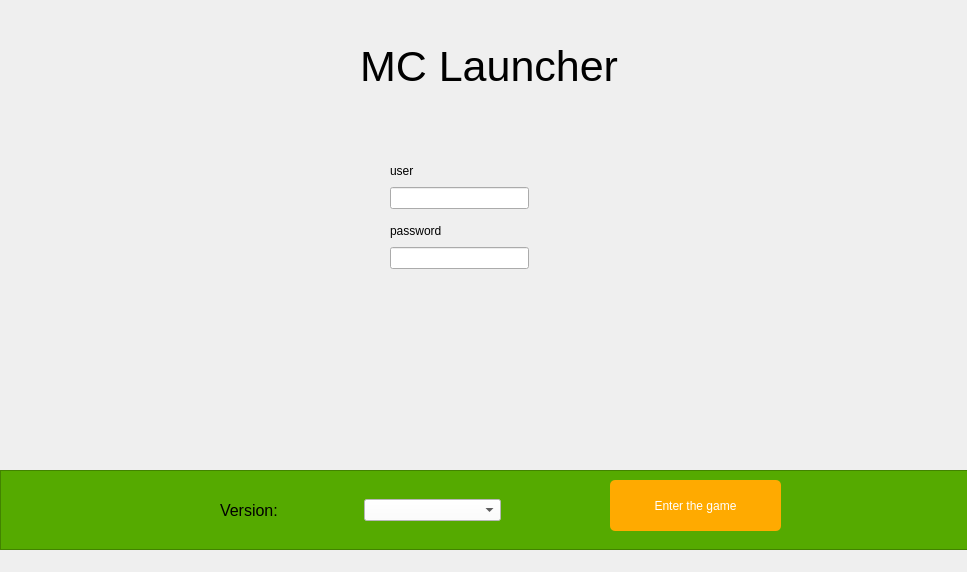
<?xml version="1.0" encoding="UTF-8"?>
<ui version="4.0">
 <class>MainWindow</class>
 <widget class="QMainWindow" name="MainWindow">
  <property name="geometry">
   <rect>
    <x>0</x>
    <y>0</y>
    <width>967</width>
    <height>572</height>
   </rect>
  </property>
  <property name="contextMenuPolicy">
   <enum>Qt::DefaultContextMenu</enum>
  </property>
  <property name="windowTitle">
   <string>MainWindow</string>
  </property>
  <property name="autoFillBackground">
   <bool>false</bool>
  </property>
  <widget class="QWidget" name="centralwidget">
   <widget class="QLabel" name="Titulo">
    <property name="geometry">
     <rect>
      <x>360</x>
      <y>40</y>
      <width>311</width>
      <height>52</height>
     </rect>
    </property>
    <property name="font">
     <font>
      <pointsize>32</pointsize>
     </font>
    </property>
    <property name="text">
     <string>MC Launcher</string>
    </property>
   </widget>
   <widget class="QFrame" name="frame">
    <property name="geometry">
     <rect>
      <x>0</x>
      <y>470</y>
      <width>1241</width>
      <height>80</height>
     </rect>
    </property>
    <property name="autoFillBackground">
     <bool>true</bool>
    </property>
    <property name="styleSheet">
     <string notr="true">background-color: rgb(85, 170, 0);</string>
    </property>
    <property name="frameShape">
     <enum>QFrame::StyledPanel</enum>
    </property>
    <property name="frameShadow">
     <enum>QFrame::Raised</enum>
    </property>
    <widget class="QPushButton" name="playButton">
     <property name="geometry">
      <rect>
       <x>610</x>
       <y>10</y>
       <width>171</width>
       <height>51</height>
      </rect>
     </property>
     <property name="cursor">
      <cursorShape>PointingHandCursor</cursorShape>
     </property>
     <property name="styleSheet">
      <string notr="true">.QPushButton{
background-color: rgb(255, 170, 0);
border-radius:5px;
font: 100 12pt &quot;MS Shell Dlg 2&quot;;
color: rgb(255, 255, 255);}

.QPushButton:hover{
background-color:rgb(255, 85, 0);
}</string>
     </property>
     <property name="text">
      <string>Enter the game</string>
     </property>
    </widget>
    <widget class="QWidget" name="">
     <property name="geometry">
      <rect>
       <x>220</x>
       <y>20</y>
       <width>281</width>
       <height>41</height>
      </rect>
     </property>
     <layout class="QHBoxLayout" name="horizontalLayout">
      <item>
       <widget class="QLabel" name="label_3">
        <property name="font">
         <font>
          <pointsize>12</pointsize>
         </font>
        </property>
        <property name="text">
         <string>Version:</string>
        </property>
       </widget>
      </item>
      <item>
       <widget class="QComboBox" name="versions">
        <property name="enabled">
         <bool>true</bool>
        </property>
        <property name="maximumSize">
         <size>
          <width>16777215</width>
          <height>16777215</height>
         </size>
        </property>
        <property name="styleSheet">
         <string notr="true">background-color: rgb(255, 255, 255);</string>
        </property>
        <property name="sizeAdjustPolicy">
         <enum>QComboBox::AdjustToContents</enum>
        </property>
        <property name="iconSize">
         <size>
          <width>40</width>
          <height>40</height>
         </size>
        </property>
       </widget>
      </item>
     </layout>
    </widget>
   </widget>
   <widget class="QWidget" name="">
    <property name="geometry">
     <rect>
      <x>390</x>
      <y>220</y>
      <width>139</width>
      <height>49</height>
     </rect>
    </property>
    <layout class="QVBoxLayout" name="verticalLayout">
     <item>
      <widget class="QLabel" name="label_2">
       <property name="text">
        <string>password</string>
       </property>
      </widget>
     </item>
     <item>
      <widget class="QLineEdit" name="passwordInput">
       <property name="contextMenuPolicy">
        <enum>Qt::DefaultContextMenu</enum>
       </property>
       <property name="echoMode">
        <enum>QLineEdit::Password</enum>
       </property>
      </widget>
     </item>
    </layout>
   </widget>
   <widget class="QWidget" name="">
    <property name="geometry">
     <rect>
      <x>390</x>
      <y>160</y>
      <width>139</width>
      <height>49</height>
     </rect>
    </property>
    <layout class="QVBoxLayout" name="verticalLayout_2">
     <item>
      <widget class="QLabel" name="label">
       <property name="text">
        <string>user</string>
       </property>
      </widget>
     </item>
     <item>
      <widget class="QLineEdit" name="userInput"/>
     </item>
    </layout>
   </widget>
  </widget>
  <widget class="QMenuBar" name="menubar">
   <property name="geometry">
    <rect>
     <x>0</x>
     <y>0</y>
     <width>967</width>
     <height>26</height>
    </rect>
   </property>
  </widget>
 </widget>
 <resources/>
 <connections/>
</ui>
